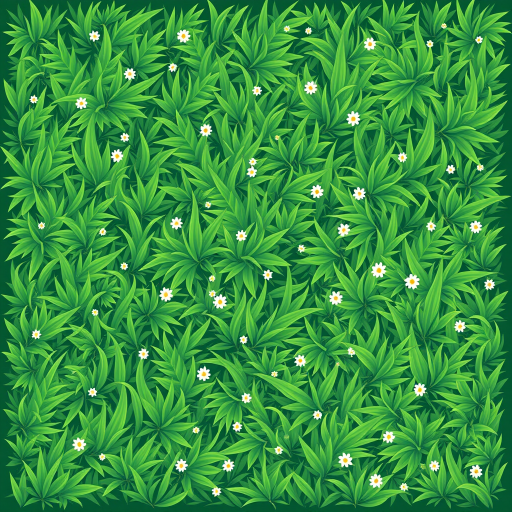
#> input picture scripts/land-tiles/grass.png, 1024 x 1024 px (shown at 1/2 size)
$ python land-tiles.py
#> lines starting #> are read from the running program, lines starting #| are printed output that depends on the picture
#!/usr/bin/env python3
"""Turns the generated textures in scripts/land-tiles/ into the Land Grab tile art in
src/client/shared/land/. Needs Pillow and numpy; the WebPs are committed, so builds don't.

Superseded: the board now uses the painted tabletop art described in
src/client/shared/land/manifest.md (grass-1..4, claimed-1..3). Running this overwrites
grass-1..3 with the first-generation tiles, so only run it to compare against them.

    python3 scripts/land-tiles.py [preview.png]

Each tile is a hex-shaped crop (the board clips it to the exact hexagon). Grass tiles keep
their colours. The claimed tile comes from a neutral grey texture: it becomes translucent
black and white shading, so drawn over a team-coloured hexagon it takes that team's colour.
With a path argument, also writes a sheet of the tiles, the claimed one over every team
colour, for checking.

The sources came from FLUX.1-schnell (genimg, 1024x1024, 4 steps, seed 11):
  grass    "flat top-down orthographic view of a lush green grass lawn texture filling the
            whole frame edge to edge, small tufts of grass and a few tiny daisies and clover,
            bold cartoon game asset, hand painted, clean flat shapes, even lighting, no
            shadows, no horizon, no text"
  claimed  "flat top-down orthographic view of light grey cobblestone paving filling the
            whole frame edge to edge, large rounded grey stones with thick dark grey
            outlines, uniform neutral grey, bold cartoon game asset, hand painted, clean
            flat shapes, even lighting, no colour, no grass, no text"
"""
import sys
from pathlib import Path

import numpy as np
from PIL import Image

ROOT = Path(__file__).resolve().parent.parent
SRC = ROOT / "scripts/land-tiles"
OUT = ROOT / "src/client/shared/land"
# A pointy-top hexagon is sqrt(3)/2 as wide as it is tall.
H = 256
W = round(H * 3**0.5 / 2)

# Top-left corner and height of each crop in its 1024x1024 source.
GRASS_CROPS = [(120, 90, 330), (560, 140, 330), (330, 560, 330)]
CLAIMED_CROP = (300, 250, 400)
# How strongly pixels lighter than the stones themselves show up as white.
HIGHLIGHT = 0.6
# The grout between the stones, at full strength, would hide most of the team colour.
SHADE = 0.75

# TEAMS in src/shared/protocol.ts.
TEAM_COLORS = ["#d81e3a", "#1f5ee0", "#f5c400", "#12b5cb", "#7d3cc8", "#f0559e"]


def crop(img: Image.Image, box: tuple[int, int, int]) -> Image.Image:
    left, top, height = box
    width = round(height * W / H)
    return img.crop((left, top, left + width, top + height)).resize((W, H), Image.LANCZOS)


def shading(img: Image.Image) -> Image.Image:
    lum = np.asarray(img.convert("L"), dtype=np.float64) / 255
    base = np.median(lum)
    darker = lum < base
    alpha = np.where(darker, SHADE * (base - lum) / base, HIGHLIGHT * (lum - base) / max(1 - base, 1e-6))
    value = np.where(darker, 0.0, 1.0)
    out = np.dstack([value, value, value, alpha])
    return Image.fromarray(np.round(np.clip(out, 0, 1) * 255).astype(np.uint8), "RGBA")


def save(tile: Image.Image, name: str) -> None:
    dest = OUT / f"{name}.webp"
    tile.save(dest, "WEBP", quality=82, method=6)
    print(f"{dest.relative_to(ROOT)}  {dest.stat().st_size / 1024:.1f} KB")


def main() -> None:
    OUT.mkdir(parents=True, exist_ok=True)
    grass_src = Image.open(SRC / "grass.png").convert("RGB")
#> grass_src is the input picture: PIL image 1024x1024 RGB; mean R, G, B 52.2, 145.9, 63.5
    grass = [crop(grass_src, box) for box in GRASS_CROPS]
#> in crop, `return img.crop((left, top, left + width, top + height)).resize((W, H)..`:
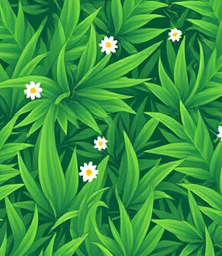
#> returned value: PIL image 222x256 RGB; mean R, G, B 54.8, 150.3, 64
#> call 2 of crop, with box = (560, 140, 330)
#> in crop (call 2), `left, top, height = box`: left = 560; top = 140; height = 330
#> in crop (call 2), `width = round(height * W / H)`: width = 286
#> in crop (call 2), `return img.crop((left, top, left + width, top + height)).resize((W, H)..`:
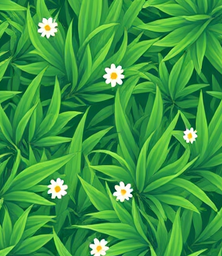
#> returned value: PIL image 222x256 RGB; mean R, G, B 57.1, 151.1, 65.5
#> call 3 of crop, with box = (330, 560, 330)
#> in crop (call 3), `left, top, height = box`: left = 330; top = 560
#> in crop (call 3), `return img.crop((left, top, left + width, top + height)).resize((W, H)..`:
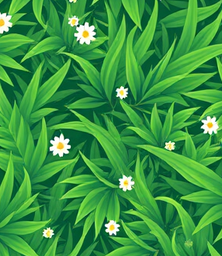
#> returned value: PIL image 222x256 RGB; mean R, G, B 56.4, 149.5, 65.7
#> grass = 3 items
    for i, tile in enumerate(grass):
        save(tile, f"grass-{i + 1}")
#> this loop made 1 pass
    claimed = shading(crop(Image.open(SRC / "claimed.png"), CLAIMED_CROP))
    save(claimed, "claimed")

    if len(sys.argv) > 1:
        cells = [t.convert("RGBA") for t in grass]
        for color in TEAM_COLORS:
            cell = Image.new("RGBA", (W, H), color)
            cell.alpha_composite(claimed)
            cells.append(cell)
        sheet = Image.new("RGB", (W * len(cells), H))
        for i, cell in enumerate(cells):
            sheet.paste(cell.convert("RGB"), (i * W, 0))
        sheet.save(sys.argv[1])
        print(sys.argv[1])


if __name__ == "__main__":
#> (the run stopped early here; a loop or call above may not have finished)
